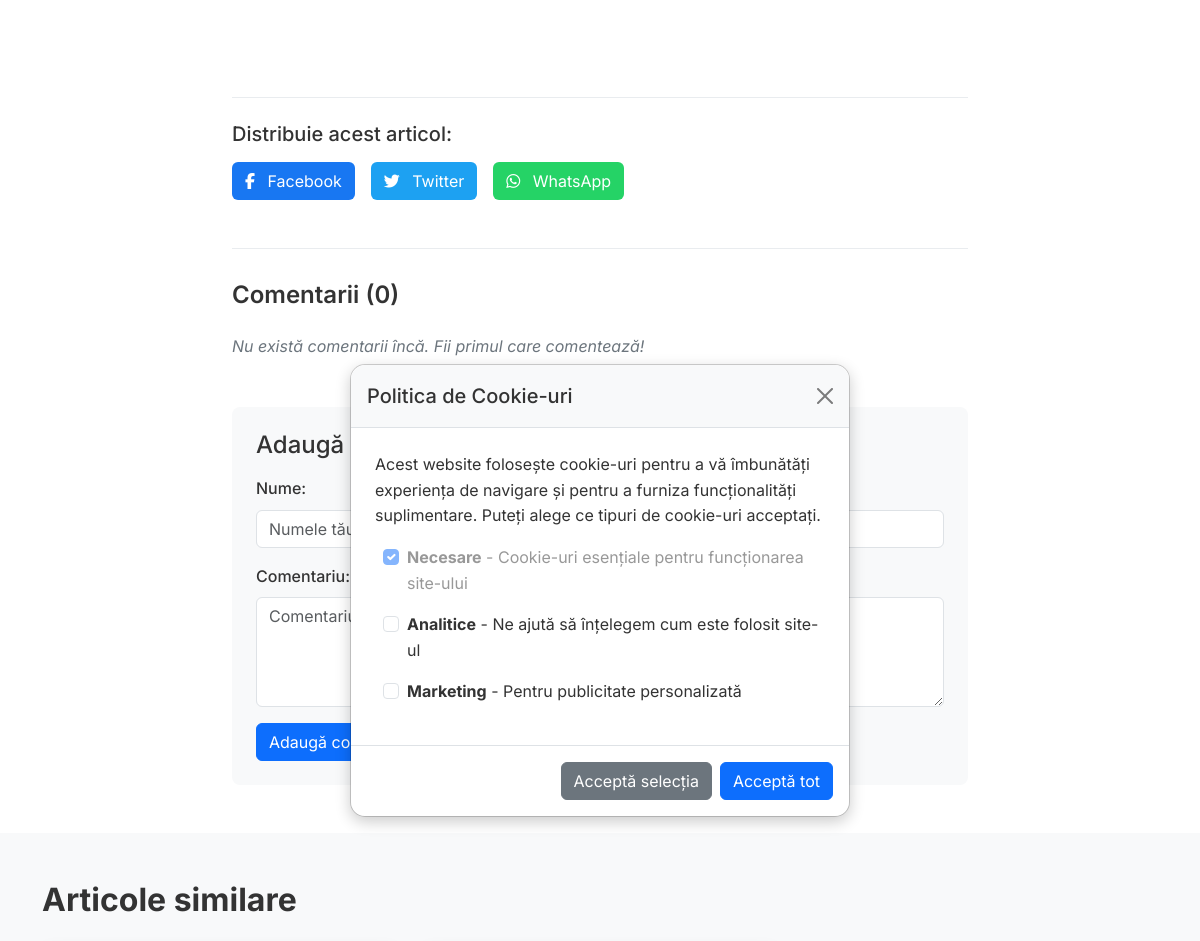
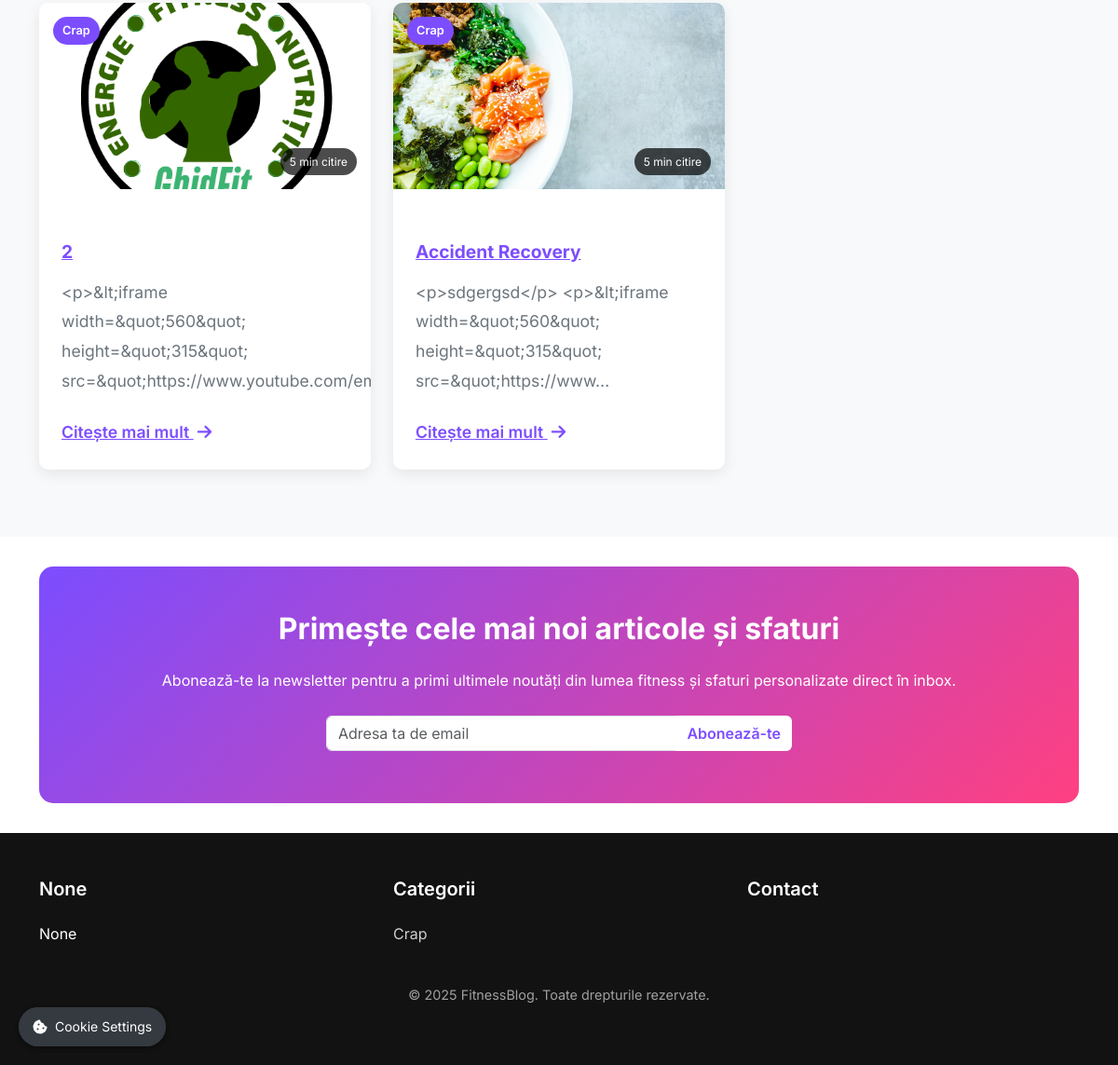
The app's page /articol/sdfdsfs/ (lower part), older data (2 pictures, top to bottom).
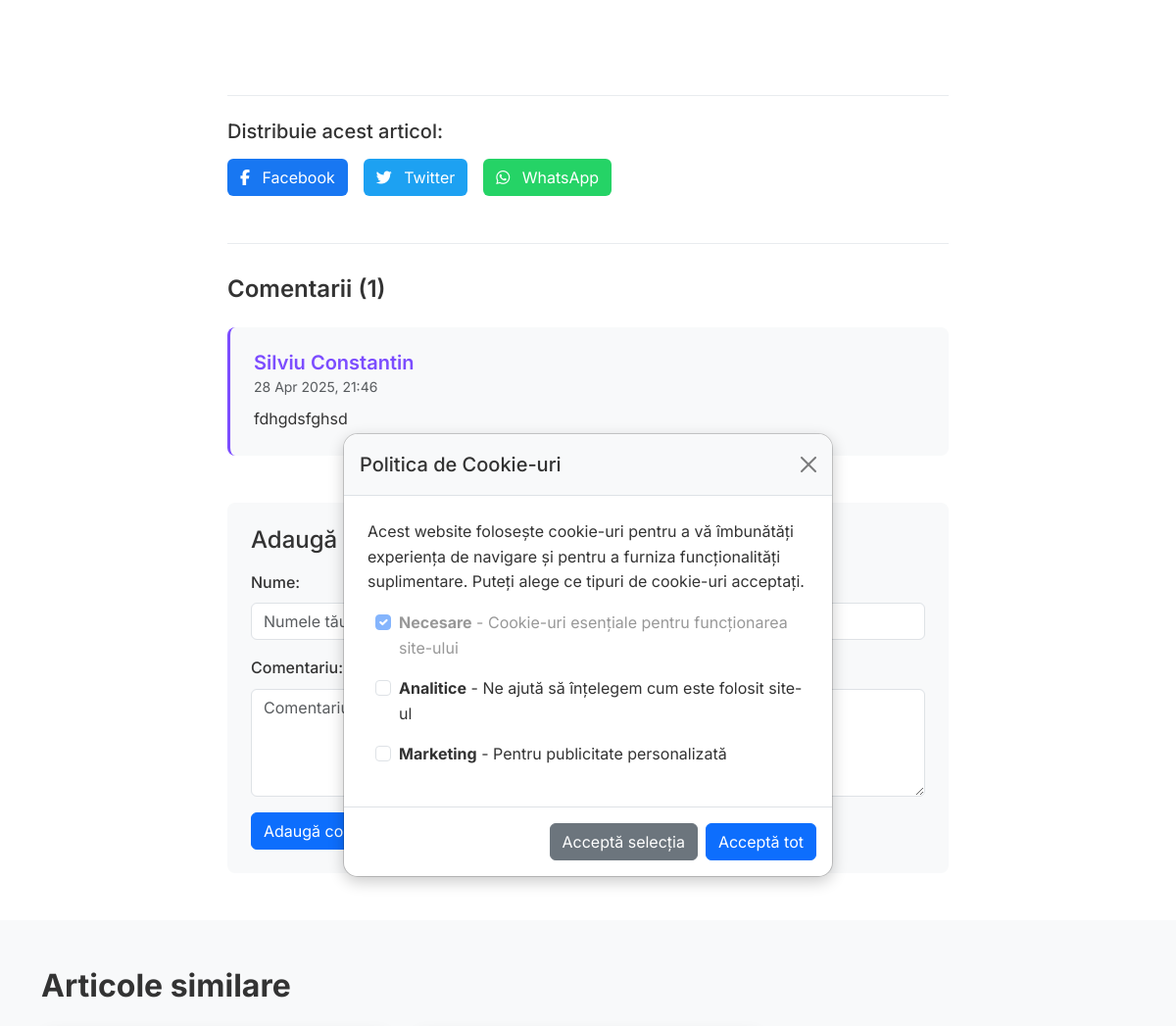
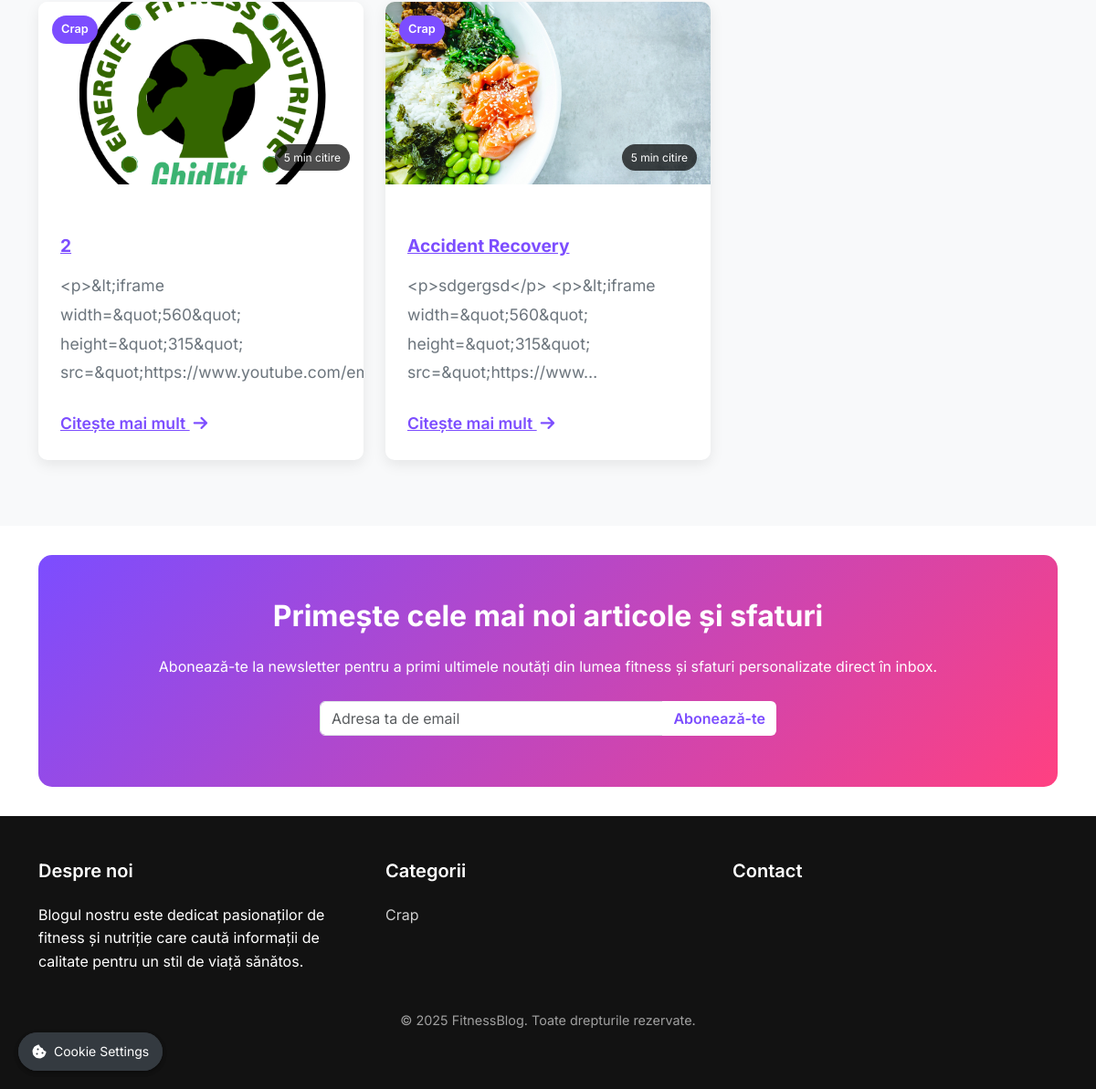
The same page, newer data (2 pictures, top to bottom).
### blog/models.py (models this page shows, shortened)
class Article(models.Model):
    title = models.CharField(max_length=200, verbose_name='Titlu')
    slug = models.SlugField(max_length=200, unique=True, verbose_name='Slug')  # Mărit la 200
    content = RichTextField(verbose_name='Conținut')
    featured_image = models.ImageField(upload_to='articles/', verbose_name='Imagine principală')
    category = models.ForeignKey(Category, on_delete=models.CASCADE, related_name='articles', verbose_name='Categorie')
    created_at = models.DateTimeField(auto_now_add=True, verbose_name='Data creării')
    updated_at = models.DateTimeField(auto_now=True, verbose_name='Data actualizării')
    read_time = models.IntegerField(default=5, verbose_name='Timp de citire (minute)')
    meta_title = models.CharField(max_length=200, blank=True, verbose_name='Titlu Meta')
    meta_description = models.TextField(blank=True, verbose_name='Descriere Meta')
    meta_keywords = models.CharField(max_length=200, blank=True, verbose_name='Cuvinte cheie Meta')
    class Meta:
        verbose_name = 'Articol'
        verbose_name_plural = 'Articole'
        ordering = ['-created_at']

class Category(models.Model):
    name = models.CharField(max_length=100, verbose_name='Nume')
    slug = models.SlugField(max_length=200, unique=True, verbose_name='Slug')  # Mărit la 200
    icon = models.CharField(max_length=50, blank=True, null=True, verbose_name='Iconiță FontAwesome')
    description = models.TextField(blank=True, null=True, verbose_name='Descriere')
    class Meta:
        verbose_name = 'Categorie'
        verbose_name_plural = 'Categorii'
        ordering = ['name']

class SiteSettings(models.Model):
    phone = models.CharField(max_length=20, blank=True, null=True, verbose_name='Telefon')
    email = models.EmailField(blank=True, null=True, verbose_name='Email')
    address = models.CharField(max_length=200, blank=True, null=True, verbose_name='Adresă')
    facebook_url = models.URLField(blank=True, null=True, verbose_name='URL Facebook')
    instagram_url = models.URLField(blank=True, null=True, verbose_name='URL Instagram')
    youtube_url = models.URLField(blank=True, null=True, verbose_name='URL YouTube')
    footer_about_title = models.CharField(max_length=100, blank=True, null=True, verbose_name='Titlu secțiune despre')
    footer_about_text = models.TextField(blank=True, null=True, verbose_name='Text secțiune despre')
    class Meta:
        verbose_name = 'Setări Site'
        verbose_name_plural = 'Setări Site'
    @classmethod
    def get_settings(cls):
        settings, created = cls.objects.get_or_create(pk=1)
        return settings

class Comment(models.Model):
    article = models.ForeignKey(Article, on_delete=models.CASCADE, related_name='comments', verbose_name='Articol')
    name = models.CharField(max_length=100, verbose_name='Nume')
    email = models.EmailField(verbose_name='Email')
    content = models.TextField(verbose_name='Conținut')
    created_at = models.DateTimeField(auto_now_add=True, verbose_name='Data creării')
    is_approved = models.BooleanField(default=True, verbose_name='Este aprobat')
    class Meta:
        verbose_name = 'Comentariu'
        verbose_name_plural = 'Comentarii'
        ordering = ['-created_at']

### blog/views.py (the view)
# urls.py: path('articol/<slug:slug>/', views.article_detail, name='article_detail'),
def article_detail(request, slug):
    try:
        article = get_object_or_404(Article, slug=slug)
        related_articles = Article.objects.filter(
            category=article.category
        ).exclude(id=article.id).order_by('-created_at')[:3]
        comments = Comment.objects.filter(article=article, is_approved=True).order_by('-created_at')
        if request.method == 'POST':
            comment_form = CommentForm(request.POST)
            if comment_form.is_valid():
                new_comment = comment_form.save(commit=False)
                new_comment.article = article
                new_comment.save()
                return redirect('blog:article_detail', slug=slug)
        else:
            comment_form = CommentForm()
        context = {
            'article': article,
            'related_articles': related_articles,
            'adsense_locations': get_adsense_locations(),
            'comments': comments,
            'comment_form': comment_form,
        }
        return render(request, 'blog/article_detail.html', context)
    except Exception as e:
        logger.error(f"Error in article_detail view: {str(e)}")
        raise

### blog/forms.py
class CommentForm(forms.ModelForm):
    class Meta:
        model = Comment
        fields = ['name', 'email', 'content']
        widgets = {
            'name': forms.TextInput(attrs={'class': 'form-control', 'placeholder': 'Numele tău'}),
            'email': forms.EmailInput(attrs={'class': 'form-control', 'placeholder': 'Email-ul tău'}),
            'content': forms.Textarea(attrs={'class': 'form-control', 'placeholder': 'Comentariul tău', 'rows': 4}),
        }
        labels = {
            'name': 'Nume',
            'email': 'Email',
            'content': 'Comentariu',
        }

### blog/context_processors.py (called while the page is built)
def global_context(request):
    categories = Category.objects.annotate(
        articles_count=Count('articles')
    ).filter(articles_count__gt=0)
    adsense_locations = {
        ad.name: ad.ad_code for ad in AdSenseLocation.objects.filter(is_active=True)
    }
    site_settings = SiteSettings.get_settings()
    print("Available AdSense locations:", adsense_locations.keys())
    return {
        'categories': categories,
        'adsense_locations': adsense_locations,
        'site_settings': site_settings
    }

### templates/blog/article_detail.html (shortened to what the changed rows need)
{% extends 'blog/base.html' %}
{% load static %}
{% block content %}
<div class="article-detail-container">
    <div class="article-content-section py-5">
        <div class="container">
            <div class="row">
                <div class="col-lg-8 mx-auto">
                    <div class="comments-section mt-5">
                        <h3 class="comments-title mb-4">Comentarii ({{ comments.count }})</h3>
                        <div class="comments-list mb-5">
                            {% for comment in comments %}
                            <div class="comment-item mb-4">
                                <div class="comment-header d-flex justify-content-between align-items-center">
                                    <div class="comment-author">
                                        <h5 class="mb-0">{{ comment.name }}</h5>
                                        <small class="text-muted">{{ comment.created_at|date:"d M Y, H:i" }}</small>
                                    </div>
                                </div>
                                <div class="comment-content mt-2">
                                    <p>{{ comment.content }}</p>
                                </div>
                            </div>
                            {% empty %}
                            <p class="no-comments">Nu există comentarii încă. Fii primul care comentează!</p>
                            {% endfor %}
                        </div>
                        <div class="comment-form-container">
                            <h4 class="mb-3">Adaugă un comentariu</h4>
                            <form method="post" class="comment-form">
                            </form>
                        </div>
                    </div>
                </div>
            </div>
        </div>
    </div>
    <div class="related-articles-section py-5 bg-light">
        <div class="container">
            <h2 class="section-title mb-4">Articole similare</h2>
            <div class="row">
                {% for related in related_articles %}
                <div class="col-md-4 mb-4">
                    <div class="article-card">
                        <div class="article-img">
                            <img src="{{ related.featured_image.url }}" alt="{{ related.title }}">
                            <div class="article-category {{ related.category.slug }}">{{ related.category.name }}</div>
                            <div class="article-time">{{ related.read_time }} min citire</div>
                        </div>
                        <div class="article-content">
                            <h3 class="article-title"><a href="{% url 'blog:article_detail' related.slug %}">{{ related.title }}</a></h3>
                            <p class="article-excerpt">{{ related.content|truncatechars:100 }}</p>
                            <a href="{% url 'blog:article_detail' related.slug %}" class="read-more">Citește mai mult <i class="fas fa-arrow-right ms-1"></i></a>
                        </div>
                    </div>
                </div>
                {% empty %}
                <div class="col-12 text-center">
                    <p>Nu există articole similare momentan.</p>
                </div>
                {% endfor %}
            </div>
        </div>
    </div>
</div>
{% endblock %}

### templates/blog/base.html (shortened to what the changed rows need)
<!DOCTYPE html>
<html lang="ro">
<head>
    <link rel="stylesheet" href="https://cdnjs.cloudflare.com/ajax/libs/font-awesome/6.5.1/css/all.min.css">
    <link href="https://cdn.jsdelivr.net/npm/bootstrap@5.3.2/dist/css/bootstrap.min.css" rel="stylesheet">
    {% load static %}
    <link rel="stylesheet" href="{% static 'css/styles.css' %}">
</head>
<body>
    <main>
        {% block content %}{% endblock %}
    </main>
    <section class="newsletter-section">
        <div class="container">
            <div class="newsletter-container py-5 px-4">
                <div class="row">
                    <div class="col-lg-12 text-center">
                        <h2 class="section-title">Primește cele mai noi articole și sfaturi</h2>
                    </div>
                </div>
            </div>
        </div>
    </section>
    <footer class="footer py-5">
        <div class="container">
            <div class="row">
                <div class="col-md-4">
                    <h5>{{ site_settings.footer_about_title }}</h5>
                    <p>{{ site_settings.footer_about_text }}</p>
                </div>
                <div class="col-md-4">
                    <ul class="list-unstyled">
                        {% for category in categories %}
                            <li><a href="{% url 'blog:category_articles' category.slug %}">{{ category.name }}</a></li>
                        {% endfor %}
                    </ul>
                </div>
            </div>
        </div>
    </footer>
</body>
</body>
</html>

Row changes from the older to the newer data that the page shows:
added Comment: name "Silviu Constantin", created_at "28 Apr 2025, 21:46", content "fdhgdsfghsd"
computed for SiteSettings: footer_about_title "None" → "Despre noi"; footer_about_text "None" → "Blogul nostru este dedicat pasionaților de fitness și nutriție care caută informații de calitate pentru un stil de viață sănătos."
Text that changed along with them:
{{ comments.count }}: "0" → "1"
text no longer shown: "Nu există comentarii încă. Fii primul care comentează!"
